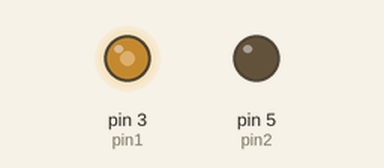
Simulated run of this sketch. Board: Arduino Uno, built with avr-gcc and run on an emulated ATmega328P. On the bench: output pins drawn as LEDs (lit = HIGH).

Above: at 0.05 s.
At 4.0 s:
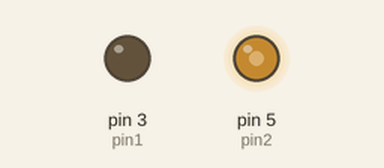
Timing chart, 0 to 5.2 s (numbered marks = the images above):
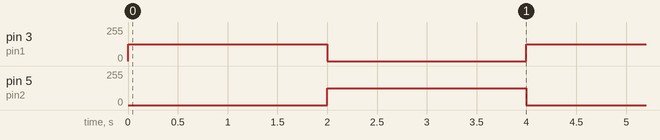

The sketch:

blinkingLED.ino
```cpp
#define pin1 3
#define pin2 5

void setup() {
  // put your setup code here, to run once:
  pinMode(pin1, OUTPUT);
  pinMode(pin2, OUTPUT);
  //Serial.begin(9600);
}

void loop() {
  // put your main code here, to run repeatedly:
  forward(2000);
  reverse(2000);
}

void forward(int ms) {
  analogWrite(pin1, 125);
  analogWrite(pin2, 0);
  delay(ms);
}

void reverse(int ms) {
  analogWrite(pin2, 125);
  analogWrite(pin1, 0);
  delay(ms);
}
```

Measured:
- by itself, pin 3 (pin1), pin 5 (pin2): alternates 125/255 for 2.0 s and 0/255 for 2.0 s
